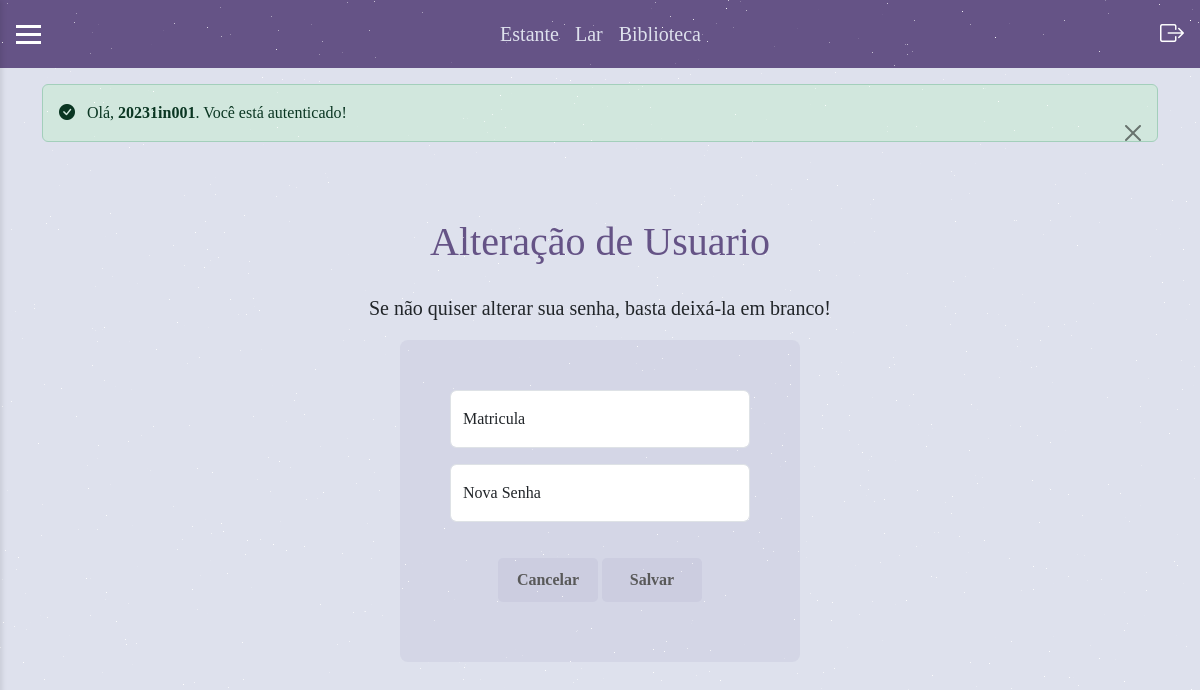
The app's page /admin/alterar_usuario/2 (signed in), older data.
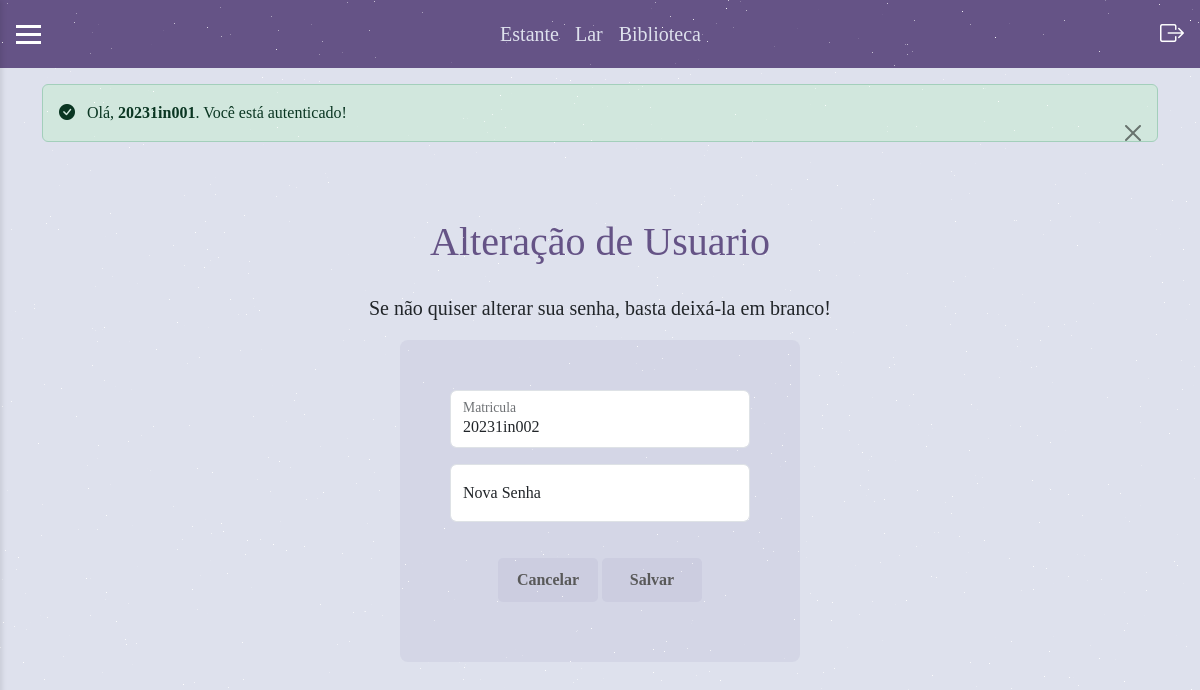
The same page, newer data.
### tables this page shows
CREATE TABLE usuario (
        id INTEGER PRIMARY KEY AUTOINCREMENT,
        matricula TEXT NOT NULL,
        senha TEXT NOT NULL
    );

### routes/admin_router.py (the view)
@router.get("/alterar_usuario/{id}")
def get_alterar_usuario(request: Request, id: int = Path(...)):
    usuario = UsuarioRepo.obter_por_id(id)
    response = templates.TemplateResponse(
        "admin/alterar_usuario.html", {"request": request, "usuario": usuario}
    )
    if not verificar_autenticacao(request):
        return RedirectResponse("/login")
    return response

### templates/admin/alterar_usuario.html (shortened to what this page needs)
{% extends "base.html" %}
{% block css %}
<link rel="stylesheet" href="/static/css/admin/alteração/alterar_usuario.css">
{% endblock %}
{% block conteudo %}
<form method="post" action="/admin/alterar_usuario/{{ usuario.id }}">
    <h1>Alteração de Usuario</h1>
    <h5>Se não quiser alterar sua senha, basta deixá-la em branco!</h5>
    <div class="um">
        <div class="row">
            <div class="col">
                <div class="form-floating mb-3 gx-1">
                    <input type="text" class="form-control" name="matricula" id="matricula" placeholder=" " value="{{usuario.matricula}}"/>
                    <label for="matricula">Matricula</label>
                </div>
            </div>
        </div>
        <div class="row">
            <div class="col">
                <div class="form-floating mb-3 gx-1">
                    <input type="text" class="form-control" name="senha" id="senha" placeholder="Nova Senha"/>
                    <label for="senha">Nova Senha</label>
                </div>
            </div>
        </div>
        <div class="row dois">
            <div class="col">
                <button class="enviar">
                    <a href="/admin/usuarios" style="color:rgb(89, 89, 89);" onmouseover="this.style.color = 'white'" onmouseleave="this.style.color= 'rgb(89, 89, 89)'">Cancelar</a>
                </button>
                <button type="submit" class="enviar">
                    Salvar
                </button>
            </div>
        </div>
    </div>
</form>
{% endblock %}

Row changes from the older to the newer data that the page shows:
added usuario: matricula "20231in002"
